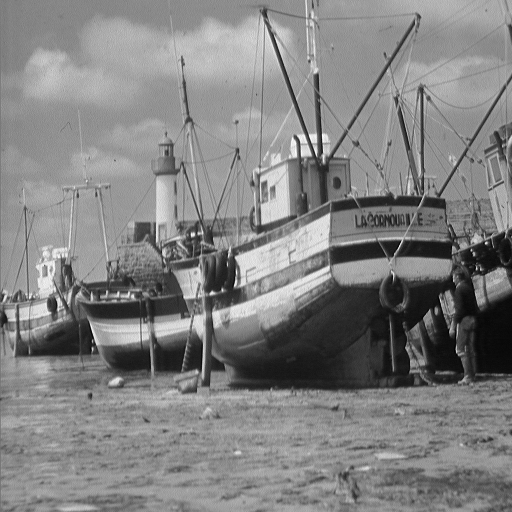
#> input picture 0719/boat.bmp, 512 x 512 px, found by its file name
$ python 0724.py
#> lines starting #> are read from the running program, lines starting #| are printed output that depends on the picture
# [78 lines of commented-out code are left out]
import cv2
import matplotlib.pyplot as plt

o = cv2.imread("/Users/chang/PycharmProjects/SCEopenCV/0719/boat.bmp")
#> o is the input picture: shape (512, 512, 3); min 0, max 255, mean 129.7
# o = cv2.imread("/Users/chang/PycharmProjects/SCEopenCV/0724/graydog.jpg")
cv2.imshow("original", o)

plt.hist(o.ravel(), 256) #hist Histogram 直方圖 二維轉一維灰階圖
plt.show()
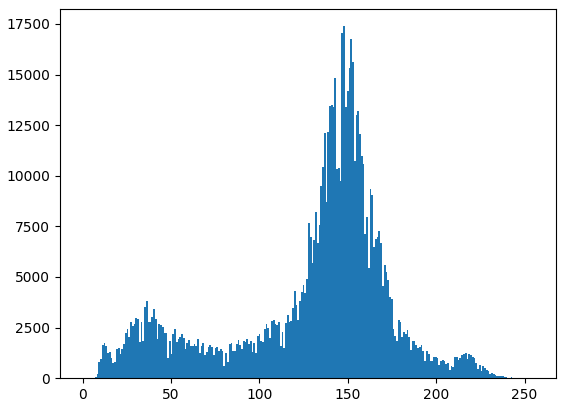
#> figure drawn by matplotlib, 1 panel; tallest bar 17388 high, from x = 147.4 to 148.4

cv2.waitKey()
cv2.destroyAllWindows()
